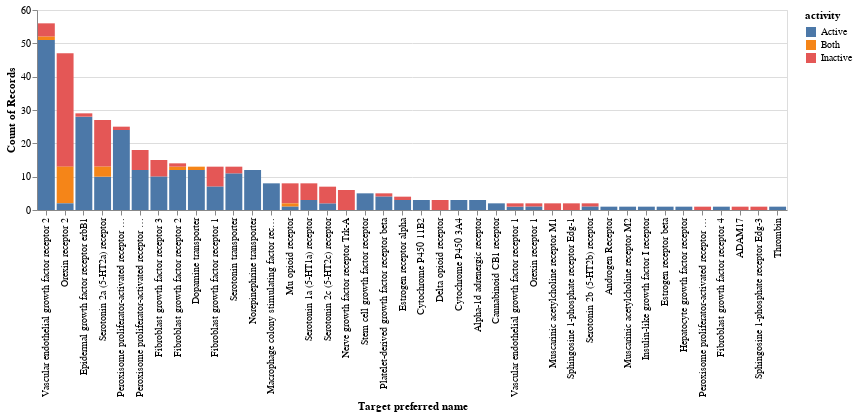

Notebook code for this chart:
### Code cell
ch = alt.Chart(out_df).mark_bar()

ch = ch.encode(
    x = alt.X('pref_name', sort='-y', title='Target preferred name'),
    y = alt.Y('count()'),
    color=alt.Color('activity'),
    order=alt.Order('activity', sort='ascending'),
).properties(height=200,width=750)
ch

### Figure 1 — Vega-Lite specification as saved in the notebook (floating-point values rounded to 4 significant figures; data arrays with more than 128 entries replaced by an {"elided": "..."} marker saying what was removed)
{"config": {"view": {"continuousWidth": 400, "continuousHeight": 300}}, "data": {"name": "data-e76f8b867e89270a77988331b0be766d"}, "mark": "bar", "encoding": {"color": {"type": "nominal", "field": "activity"}, "order": {"type": "nominal", "field": "activity", "sort": "ascending"}, "x": {"type": "nominal", "field": "pref_name", "sort": "-y", "title": "Target preferred name"}, "y": {"type": "quantitative", "aggregate": "count"}}, "height": 200, "width": 750, "$schema": "https://vega.github.io/schema/vega-lite/v4.8.1.json", "datasets": {"data-e76f8b867e89270a77988331b0be766d": {"elided": "367 records"}}}
